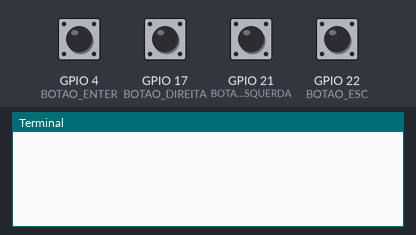
A program run on a simulated Raspberry Pi (BCM pin numbers). On the bench: the last lines printed to the terminal. Inputs (shaded band) come from the test bench; at power-on: GPIO 4 (BOTAO_ENTER), GPIO 17 (BOTAO_DIREITA), GPIO 21 (BOTAO_ESQUERDA), GPIO 22 (BOTAO_ESC) LOW.

Above: at 1.2 s.
1.3 s: GPIO 4 (BOTAO_ENTER) pulled HIGH for 0.15 s
At 2.5 s:
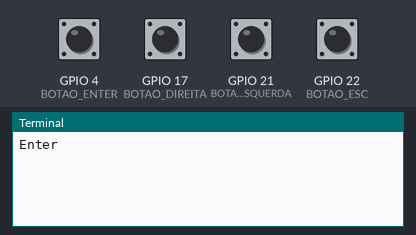
2.9 s: GPIO 17 (BOTAO_DIREITA) pulled HIGH for 0.15 s
At 3.8 s:
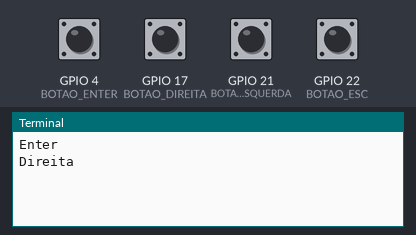
4.5 s: GPIO 21 (BOTAO_ESQUERDA) pulled HIGH for 0.15 s
At 5.1 s:
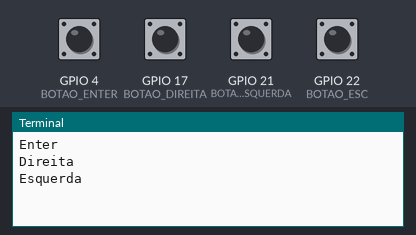
6.1 s: GPIO 22 (BOTAO_ESC) pulled HIGH for 0.15 s
At 7.5 s:
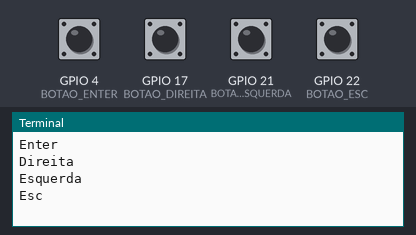

Measured:
- after the input at 1.3 s, the terminal: prints a new line at once (image 1)
- after the input at 2.9 s, the terminal: prints a new line at once (image 2)
- after the input at 4.5 s, the terminal: prints a new line at once (image 3)
- after the input at 6.1 s, the terminal: prints a new line at once (image 4)

The program:

debouncing.py
```python
#!/usr/bin/python

from time import sleep
import RPi.GPIO as GPIO

GPIO.setmode(GPIO.BCM)
GPIO.setwarnings(False)

'''
Botoes conectados nos pinos:
BCM 4 = BOARD pin 7
BCM 17 = BOARD pin 11
BCM 21 = BOARD pin 13
BCM 22 = BOARD pin 15
'''
BOTAO_ESQUERDA = 21
BOTAO_DIREITA = 17
BOTAO_ENTER = 4
BOTAO_ESC= 22

GPIO.setup(BOTAO_ESQUERDA, GPIO.IN, pull_up_down=GPIO.PUD_DOWN)
GPIO.setup(BOTAO_DIREITA, GPIO.IN, pull_up_down=GPIO.PUD_DOWN)
GPIO.setup(BOTAO_ENTER, GPIO.IN, pull_up_down=GPIO.PUD_DOWN)
GPIO.setup(BOTAO_ESC, GPIO.IN, pull_up_down=GPIO.PUD_DOWN)

debouncing = 0.05

while True:
	if GPIO.input(BOTAO_ESQUERDA):
		print "Esquerda"
		sleep(debouncing)
		while GPIO.input(BOTAO_ESQUERDA): pass
	elif GPIO.input(BOTAO_DIREITA):
		print "Direita"
		sleep(debouncing)
		while GPIO.input(BOTAO_DIREITA): pass
	elif GPIO.input(BOTAO_ENTER):
		print "Enter"
		sleep(debouncing)
		while GPIO.input(BOTAO_ENTER): pass
	elif GPIO.input(BOTAO_ESC):
		print "Esc"
		sleep(debouncing)
		while GPIO.input(BOTAO_ESC): pass

	sleep(debouncing)
```
